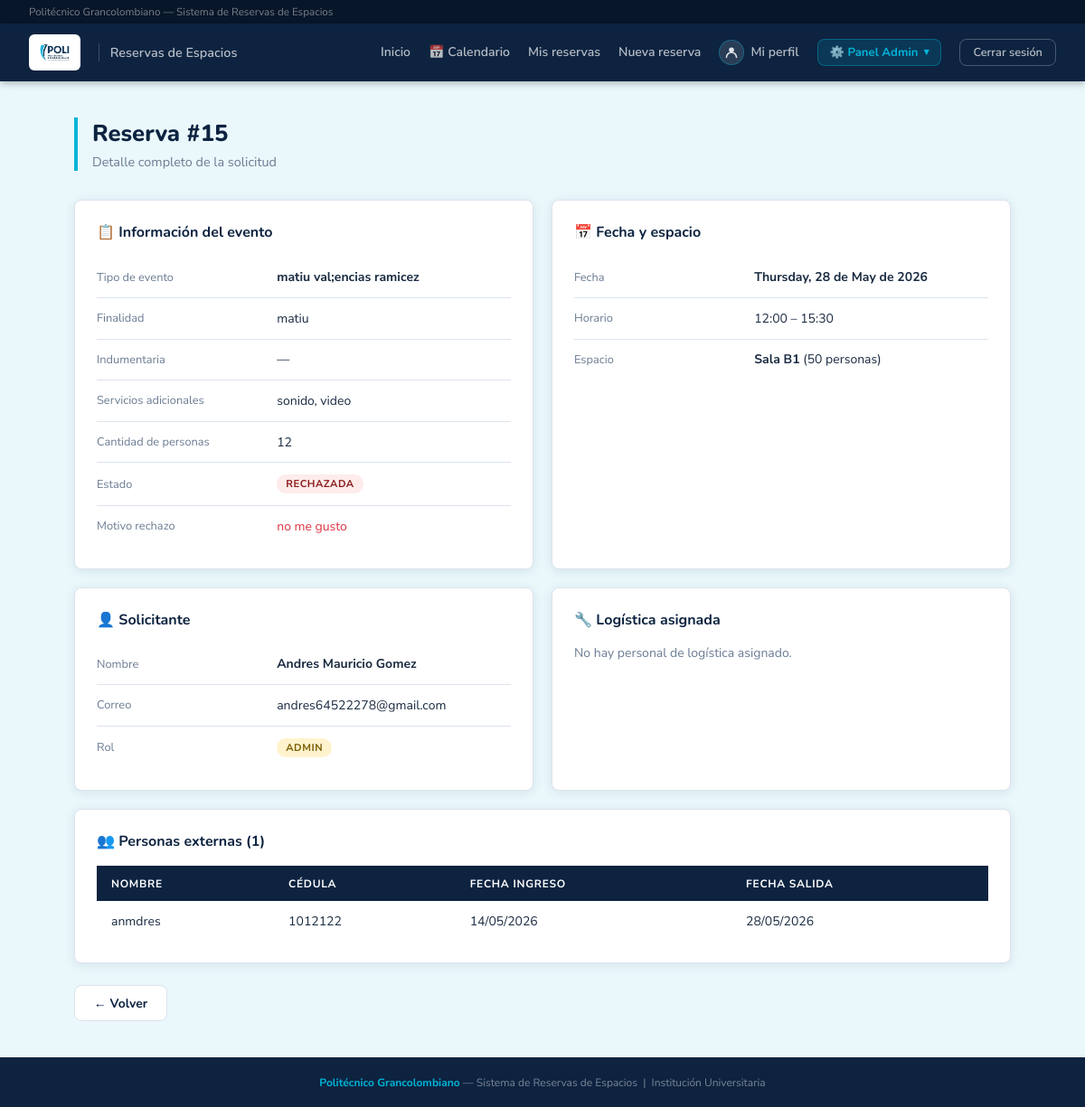
/reservas/15/ver (signed in), run on the app's committed database.
### database.py (models this page shows, shortened)
class Reserva(Base):
    __tablename__ = "reserva"
    id            = Column(Integer, primary_key=True, autoincrement=True)
    cant_personas = Column(Integer, nullable=False)
    tipo_evento   = Column(String,  nullable=False)
    finalidad     = Column(String,  nullable=True)
    indumentaria          = Column(String, nullable=True)
    servicios_adicionales = Column(String, nullable=True)  # RF-11: sonido, video, sillas, etc.
    justificacion_rechazo = Column(String, nullable=True)  # Razón del rechazo (obligatoria al rechazar)
    fecha        = Column(Date,     nullable=False)
    hora_inicio  = Column(Time,     nullable=False)
    hora_fin     = Column(Time,     nullable=False)
    estado       = Column(String,   nullable=False, default="pendiente")
    usuario_id   = Column(Integer, ForeignKey("usuario.id"), nullable=False)
    logistica_id = Column(Integer, ForeignKey("logistica.id"), nullable=True)
    usuario            = relationship("Usuario",               foreign_keys=[usuario_id], back_populates="reservas")
    logistica          = relationship("PersonalLogistica",     foreign_keys=[logistica_id], back_populates="reservas_logistica")
    espacios           = relationship("Espacio",               secondary=reserva_espacio, back_populates="reservas")
    calificacion       = relationship("Calificacion",          back_populates="reserva", uselist=False)
    personas_externas  = relationship("PersonaExternaReserva", back_populates="reserva",
                                      cascade="all, delete-orphan")
    sanciones          = relationship("Sancion", back_populates="reserva")

class Espacio(Base):
    __tablename__ = "espacio"
    id        = Column(Integer, primary_key=True, autoincrement=True)
    nombre    = Column(String,  nullable=False)
    capacidad = Column(Integer, nullable=False)
    costo_externo = Column(Numeric(12, 2), nullable=True)
    reservas  = relationship("Reserva", secondary=reserva_espacio, back_populates="espacios")

class Usuario(Base):
    __tablename__ = "usuario"
    id         = Column(Integer, primary_key=True, autoincrement=True)
    nombre     = Column(String, nullable=False)
    correo     = Column(String, nullable=False, unique=True)
    contrasena = Column(String, nullable=False)
    rol        = Column(String, nullable=False)  # 'docente' | 'administrativo' | 'externa' | 'admin' | 'logistica'
    activo  = Column(Boolean, default=True, nullable=False)   # False = cuenta desactivada
    strikes = Column(Integer, default=0,    nullable=False)   # Reportes asignados por el admin
    cod_docente  = Column(String,  nullable=True)
    departamento = Column(String,  nullable=True)
    dependencia = Column(String, nullable=True)
    empresa  = Column(String, nullable=True)
    telefono = Column(String, nullable=True)
    reservas = relationship("Reserva", back_populates="usuario", foreign_keys="Reserva.usuario_id")
    sanciones_recibidas = relationship(
        "Sancion",
        foreign_keys="Sancion.usuario_id",
        back_populates="usuario",
    )
    sanciones_aplicadas = relationship(
        "Sancion",
        foreign_keys="Sancion.admin_id",
        back_populates="admin",
    )
    __mapper_args__ = {
        "polymorphic_on": rol,
        "polymorphic_identity": "usuario",
    }

class Docente(Usuario):
    __mapper_args__ = {"polymorphic_identity": "docente"}

class PersonaExternaReserva(Base):
    __tablename__ = "persona_externa_reserva"
    id            = Column(Integer, primary_key=True, autoincrement=True)
    nombre        = Column(String, nullable=False)
    cedula        = Column(String, nullable=False)
    fecha_ingreso = Column(Date,   nullable=True)
    fecha_salida  = Column(Date,   nullable=True)
    reserva_id = Column(Integer, ForeignKey("reserva.id"), nullable=False)
    reserva    = relationship("Reserva", back_populates="personas_externas")

### app.py (the view)
@app.route("/reservas/<int:rid>/ver")
@requiere_login
@proteger_db
def ver_reserva(rid):
    u = usuario_logueado()
    reserva = db.get(Reserva, rid)
    if not reserva:
        flash("Reserva no encontrada.", "danger")
        return redirect(url_for("admin_historial") if u.rol == "admin" else url_for("mis_reservas"))
    if u.rol == "logistica":
        if reserva.logistica_id != u.id:
            flash("No tienes permiso para ver esta reserva.", "danger")
            return redirect(url_for("logistica_panel"))
    elif u.rol != "admin" and reserva.usuario_id != u.id:
        flash("No tienes permiso para ver esta reserva.", "danger")
        return redirect(url_for("mis_reservas"))
    return render_template("ver_reserva.html", usuario=u, reserva=reserva)

### app.py (called while the page is built)
@app.after_request
def add_header(response):
    response.headers["Cache-Control"] = "no-cache, no-store, must-revalidate"
    response.headers["Pragma"] = "no-cache"
    response.headers["Expires"] = "0"
    return response

def proteger_db(f):
    from functools import wraps
    @wraps(f)
    def wrapper(*args, **kwargs):
        try:
            return f(*args, **kwargs)
        except DBOperationalError:
            try:
                db.rollback()
            except Exception:
                pass
            DBSession.remove()
            flash("Error de conexión con la base de datos. Por favor recarga la página.", "danger")
            return redirect(request.referrer or url_for("dashboard"))
    return wrapper

@app.teardown_appcontext
def shutdown_session(exception=None):
    DBSession.remove()

@app.before_request
def refrescar_conexion_db():
    try:
        db.rollback()
    except Exception:
        DBSession.remove()

@app.after_request
def agregar_headers_no_cache(response):
    response.headers["Cache-Control"] = "no-store, no-cache, must-revalidate, max-age=0, post-check=0, pre-check=0"
    response.headers["Pragma"] = "no-cache"
    response.headers["Expires"] = "-1"
    return response

@app.before_request
def limpiar_sesion_al_iniciar():
    if not app.config.get("SESION_LIMPIADA"):
        session.clear()
        app.config["SESION_LIMPIADA"] = True
        _cargar_espacios_predefinidos()

def usuario_logueado():
    uid = session.get("usuario_id")
    if not uid:
        return None
    try:
        return db.get(Usuario, uid)
    except Exception:
        DBSession.remove()
        try:
            return db.get(Usuario, uid)
        except Exception:
            return None

def requiere_login(f):
    from functools import wraps
    @wraps(f)
    def wrapper(*args, **kwargs):
        u = usuario_logueado()
        if not u:
            flash("Debes iniciar sesión primero.", "warning")
            return redirect(url_for("login"))
        if not u.activo:
            session.clear()
            flash("Tu cuenta ha sido desactivada. Contacta al administrador.", "danger")
            return redirect(url_for("login"))
        return f(*args, **kwargs)
    return wrapper

### templates/ver_reserva.html (shortened to what this page needs)
{% extends "base.html" %}
{% block content %}
<div class="page-header">
  <h1>Reserva #{{ reserva.id }}</h1>
  <p>Detalle completo de la solicitud</p>
</div>
<div style="display:grid; gap:1.25rem; grid-template-columns:1fr 1fr;">
  <div class="card">
    <div class="card-title">📋 Información del evento</div>
    <table style="width:100%;"><tbody>
      <tr><td style="color:var(--muted);font-size:.8rem;width:40%;padding:.5rem 0;">Tipo de evento</td><td><strong>{{ reserva.tipo_evento }}</strong></td></tr>
      <tr><td style="color:var(--muted);font-size:.8rem;padding:.5rem 0;">Finalidad</td><td>{{ reserva.finalidad or '—' }}</td></tr>
      <tr><td style="color:var(--muted);font-size:.8rem;padding:.5rem 0;">Indumentaria</td><td>{{ reserva.indumentaria or '—' }}</td></tr>
      <tr><td style="color:var(--muted);font-size:.8rem;padding:.5rem 0;">Servicios adicionales</td><td>{{ reserva.servicios_adicionales or '—' }}</td></tr>
      <tr><td style="color:var(--muted);font-size:.8rem;padding:.5rem 0;">Cantidad de personas</td><td>{{ reserva.cant_personas }}</td></tr>
      <tr><td style="color:var(--muted);font-size:.8rem;padding:.5rem 0;">Estado</td><td>
        {% set colores = {'pendiente':'#fff3cd','aprobada':'#eaf7ee','rechazada':'#fdecea','cancelada':'#f5f5f5'} %}
        {% set textos  = {'pendiente':'#7a5c00','aprobada':'#1a6630','rechazada':'#8b1a1a','cancelada':'#555'} %}
        <span class="pill" style="background:{{ colores.get(reserva.estado,'#eee') }};color:{{ textos.get(reserva.estado,'#333') }};">{{ reserva.estado | upper }}</span>
      </td></tr>
      {% if reserva.justificacion_rechazo %}
      <tr><td style="color:var(--muted);font-size:.8rem;padding:.5rem 0;">Motivo rechazo</td><td style="color:var(--danger);">{{ reserva.justificacion_rechazo }}</td></tr>
      {% endif %}
    </tbody></table>
  </div>
  <div class="card">
    <div class="card-title">📅 Fecha y espacio</div>
    <table style="width:100%;"><tbody>
      <tr><td style="color:var(--muted);font-size:.8rem;width:40%;padding:.5rem 0;">Fecha</td><td><strong>{{ reserva.fecha.strftime('%A, %d de %B de %Y') }}</strong></td></tr>
      <tr><td style="color:var(--muted);font-size:.8rem;padding:.5rem 0;">Horario</td><td>{{ reserva.hora_inicio.strftime('%H:%M') }} – {{ reserva.hora_fin.strftime('%H:%M') }}</td></tr>
      <tr><td style="color:var(--muted);font-size:.8rem;padding:.5rem 0;">Espacio</td><td>
        {% for e in reserva.espacios %}<strong>{{ e.nombre }}</strong> ({{ e.capacidad }} personas){% endfor %}
      </td></tr>
    </tbody></table>
  </div>
  <div class="card">
    <div class="card-title">👤 Solicitante</div>
    <table style="width:100%;"><tbody>
      <tr><td style="color:var(--muted);font-size:.8rem;width:40%;padding:.5rem 0;">Nombre</td><td><strong>{{ reserva.usuario.nombre }}</strong></td></tr>
      <tr><td style="color:var(--muted);font-size:.8rem;padding:.5rem 0;">Correo</td><td>{{ reserva.usuario.correo }}</td></tr>
      <tr><td style="color:var(--muted);font-size:.8rem;padding:.5rem 0;">Rol</td><td><span class="pill pill-{{ reserva.usuario.rol }}">{{ reserva.usuario.rol }}</span></td></tr>
    </tbody></table>
  </div>
  <div class="card">
    <div class="card-title">🔧 Logística asignada</div>
    {% if reserva.logistica is defined and reserva.logistica %}
    <table style="width:100%;"><tbody>
      <tr><td style="color:var(--muted);font-size:.8rem;width:40%;padding:.5rem 0;">Nombre</td><td><strong>{{ reserva.logistica.nombre }}</strong></td></tr>
      <tr><td style="color:var(--muted);font-size:.8rem;padding:.5rem 0;">Correo</td><td>{{ reserva.logistica.correo }}</td></tr>
    </tbody></table>
    {% if usuario.rol == 'admin' and reserva.estado in ['aprobada', 'aprobado', 'aceptada', 'aceptado', 'confirmada', 'confirmado'] %}
    <div style="margin-top:.75rem;">
      <a href="{{ url_for('admin_asignar_logistica', rid=reserva.id) }}" class="btn btn-secondary btn-sm">✏️ Cambiar asignación</a>
    </div>
    {% endif %}
    {% else %}
    <p style="color:var(--muted);font-size:.875rem;">No hay personal de logística asignado.</p>
    {% endif %}
  </div>
</div>
{% if reserva.personas_externas %}
<div class="card" style="margin-top:1.25rem;">
  <div class="card-title">👥 Personas externas ({{ reserva.personas_externas | length }})</div>
  <table>
    <thead><tr><th>Nombre</th><th>Cédula</th><th>Fecha ingreso</th><th>Fecha salida</th></tr></thead>
    <tbody>
      {% for p in reserva.personas_externas %}
      <tr>
        <td>{{ p.nombre }}</td>
        <td>{{ p.cedula }}</td>
        <td>{{ p.fecha_ingreso.strftime('%d/%m/%Y') if p.fecha_ingreso else '—' }}</td>
        <td>{{ p.fecha_salida.strftime('%d/%m/%Y') if p.fecha_salida else '—' }}</td>
      </tr>
      {% endfor %}
    </tbody>
  </table>
</div>
{% endif %}
<div style="margin-top:1.5rem;">
  <a href="{% if usuario.rol == 'admin' %}{{ url_for('admin_historial') }}{% elif usuario.rol == 'logistica' %}{{ url_for('logistica_panel') }}{% else %}{{ url_for('mis_reservas') }}{% endif %}" class="btn btn-secondary">← Volver</a>
</div>
{% endblock %}

### templates/base.html (style rules this page uses)
:root { --navy: #0d2340; --navy-dark: #081629; --navy-mid: #123060; --cyan: #00b4d8; --cyan-dark: #0096b4; --cyan-light:#e0f7fc; --white: #ffffff; --gray-bg: #eaf8fc; --border: #dce3ec; --text: #1a2b42; --muted: #6b7c93; --success: #28a745; --danger: #dc3545; --warning: #e6a817; --radius: 8px; --shadow: 0 2px 12px rgba(13,35,64,.10); }
*, *::before, *::after { box-sizing: border-box; margin: 0; padding: 0; }
body { font-family: 'Nunito Sans', sans-serif; background: var(--gray-bg); color: var(--text); min-height: 100vh; display: flex; flex-direction: column; }
a { color: var(--cyan-dark); text-decoration: none; }
.page-header { margin-bottom: 2rem; border-left: 4px solid var(--cyan); padding-left: 1rem; }
.page-header h1 { font-size: 1.6rem; font-weight: 800; font-family: 'Nunito', sans-serif; color: var(--navy); }
.page-header p { color: var(--muted); font-size: .9rem; margin-top: .3rem; }
.card { background: var(--white); border: 1px solid var(--border); border-radius: var(--radius); padding: 1.5rem; box-shadow: var(--shadow); }
.card-title { font-size: 1rem; font-weight: 700; font-family: 'Nunito', sans-serif; color: var(--navy); margin-bottom: 1rem; display: flex; align-items: center; gap: .5rem; }
.btn { display: inline-flex; align-items: center; gap: .4rem; padding: .6rem 1.3rem; border-radius: var(--radius); font-family: 'Nunito', sans-serif; font-size: .875rem; font-weight: 700; cursor: pointer; border: none; transition: all .18s; }
.btn-secondary { background: var(--white); color: var(--navy); border: 1.5px solid var(--border); }
table { width: 100%; border-collapse: collapse; font-size: .875rem; }
thead tr { background: var(--navy); }
th { text-align: left; padding: .7rem 1rem; font-size: .75rem; text-transform: uppercase; letter-spacing: .06em; color: var(--white); font-weight: 700; }
td { padding: .8rem 1rem; border-bottom: 1px solid var(--border); }
tr:last-child td { border-bottom: none; }
.pill { display: inline-block; font-size: .7rem; font-weight: 700; padding: 3px 10px; border-radius: 20px; text-transform: uppercase; letter-spacing: .05em; }
.pill-admin { background: #fff3cd; color: #7a5c00; }

### data on the page
Reserva: id "15", tipo_evento "matiu val;encias ramicez", finalidad "matiu", indumentaria "—", servicios_adicionales "sonido, video", cant_personas "12", estado "RECHAZADA", justificacion_rechazo "no me gusto", fecha "Thursday, 28 de May de 2026", hora_inicio "12:00", hora_fin "15:30"
Espacio: nombre "Sala B1", capacidad "50"
Docente: usuario.nombre "Andres Mauricio Gomez", usuario.correo "andres64522278@gmail.com", usuario.rol "ADMIN"
PersonaExternaReserva: nombre "anmdres", cedula "1012122", fecha_ingreso "14/05/2026", fecha_salida "28/05/2026"

### other printed values
{{ reserva.personas_externas | length }} "1"
